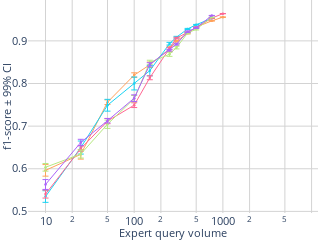

The notebook cell this image was saved under:
### Code cell
import plotly.graph_objects as go
from plotly.subplots import make_subplots
import numpy as np

import plotly.graph_objects as go
import plotly.express as px

dataset = 'MNISTbinary'

approaches = {
    #'EEneuralcbpside_v5': {'color': [255, 255, 0], 'label': 'EEneuralcbpside_v5'},  # Red
    'IneurAL (official)': {'color': [255, 161, 90], 'label':'IneurAL6'},                    # Yellow
    'IneurAL (less exploration)': {'color': [25, 211, 243], 'label':'IneurAL3'},                    # Cyan
    'Neuronal (official)': {'color': [255, 102, 146], 'label':'neuronal6'},                  # Magenta
    'Neuronal (less exploration)': {'color': [182, 232, 128], 'label':'neuronal3'},                   # Orange
    # 'Margin': {'color': [255, 151, 255], 'label':'margin'},
    # 'Cesa': {'color': [254, 203, 82], 'label':'cesa'},
    'Neural-CBP': {'color': [171, 99, 250], 'label': 'EEneuralcbpside_v6'},  # Red
}

thresholds = ['f1_10', 'f1_25', 'f1_50', 'f1_100', 'f1_150',
              'f1_250', 'f1_300', 'f1_400', 'f1_500', 'f1_750', 
              'f1_1000', 'f1_2500', 'f1_5000', 'f1_7500',]

# Create a subplot with 1 row and 2 columns
fig = make_subplots(rows=1, cols=1,) #subplot_titles=("f1-score", "# of labelled observations")

# Add your traces for the first figure to the first subplot
for approach in approaches.keys():
    # ... [your existing code for calculating mean_values, std_values, and color] ...
    mean_values = [] 
    std_values = []
    r,g,b = approaches[approach]['color']
    
    for threshold in thresholds:
        mean_value = df_mean[(df_mean['Dataset'] == dataset) & (df_mean['Approach'] == approach)][threshold].values[0]
        mean_values.append(mean_value)

        std_value = df_std[(df_std['Dataset'] == dataset) & (df_std['Approach'] == approach)][threshold].values[0]
        std_values.append( 2.575 * std_value / n_folds  )
        # std_values.append(  std_value)

    fig.add_trace(go.Scatter(
        x=[10, 25, 50, 100, 150, 250, 300, 400, 500, 750, 1000, 2500, 5000, 7500, 9000], 
        y=mean_values,
        error_y=dict(type='data', array=std_values, visible=True, thickness=1, width=3),
        line=dict(dash='solid', width=1, color='rgba({},{},{},1)'.format(r,g,b)),
        marker=dict(size=2.5),
        name=approach), 
        row=1, col=1)

# Add your traces for the second figure to the second subplot
# for approach in approaches.keys():
#     # ... [your existing code for calculating explo_value, upper, and color] ...
#     r,g,b = approaches[approach]['color']
#     explo_value = explo_final['MLP'][dataset][approach]
#     upper = explo_value + explo2_final['MLP'][dataset][approach]
#     xcoords = np.arange(0,horizon,1).tolist()

#     fig.add_trace(go.Scatter(
#         x=xcoords+xcoords[::-1], 
#         y=upper.tolist()+explo_value.tolist()[::-1],  
#         fill='toself',
#         fillcolor='rgba({},{},{},0.2)'.format(r,g,b),
#         line=dict(color='rgba({},{},{},1)'.format(r,g,b), width=0),
#         hoverinfo="skip"),
#         row=1, col=2)
    
#     fig.add_trace(go.Scatter(
#         x=xcoords, 
#         y=explo_value,
#         line=dict(dash='solid', width=2, color='rgba({},{},{},1)'.format(r,g,b)),
#         name=approach), 
#         row=1, col=2)

# Update layout and axes for the combined figure
siz = 12.5
fig.update_layout(
    width=220,  # Adjusted for two subplots
    height=180,
    plot_bgcolor='white',
    paper_bgcolor='white',
    margin=dict(l=0, r=0, t=0, b=0),
    showlegend=False
)

# Update xaxis and yaxis properties for each subplot
fig.update_xaxes(title_text="Expert query volume", row=1, col=1, gridcolor='lightgrey', tickmode='array', type="log", title_standoff=5, title_font=dict(size=siz-2), tickfont=dict(size=siz-2))
fig.update_yaxes(title_text="f1-score ± 99% CI",  row=1, col=1, gridcolor='lightgrey', #range=[0,1.05]
                 title_standoff=5, title_font=dict(size=siz-2), tickfont=dict(size=siz-2), tickvals=[0, 0.1, 0.2, 0.3, 0.4, 0.5, 0.6, 0.7, 0.8, 0.9, 1] )

# fig.update_xaxes(title_text="Round", row=1, col=2, gridcolor='lightgrey', tickmode='array', title_standoff=5, title_font=dict(size=siz-2), tickfont=dict(size=siz-2))
# fig.update_yaxes(title_text="# of labels ± 99% CI", range=[0,4.5], row=1, col=2, gridcolor='lightgrey',type="log", title_standoff=0, title_font=dict(size=siz-2), tickfont=dict(size=siz-2))

fig.show()

# Save the combined figure as a PDF
# fig.write_image("./figures/combined_{}_{}_{}.pdf".format(case, model, dataset))
# fig.write_image("./figures/tst.pdf".format(case, model, dataset))
# fig.write_image("./figures/f1_{}_{}_{}_cr.pdf".format(case, model, dataset))

### Figure 1 — Plotly figure (JSON) as saved in the notebook; plotly's stock layout.template omitted (floating-point values rounded to 4 significant figures)
{"data": [{"error_y": {"array": [0.01357, 0.01117, 0.005426, 0.0053, 0.006408, 0.006433, 0.001647, 0.001401, 0.0008765, 0.0006211, 0.0006061, null, null, null], "thickness": 1, "type": "data", "visible": true, "width": 3}, "line": {"color": "rgba(255,161,90,1)", "dash": "solid", "width": 1}, "marker": {"size": 2.5}, "name": "IneurAL (official)", "type": "scatter", "x": [10, 25, 50, 100, 150, 250, 300, 400, 500, 750, 1000, 2500, 5000, 7500, 9000], "xaxis": "x", "y": [0.5962, 0.6338, 0.7561, 0.8198, 0.8439, 0.8809, 0.8993, 0.9177, 0.9323, 0.9469, 0.9557, null, null, null], "yaxis": "y"}, {"error_y": {"array": [0.01362, 0.01532, 0.01384, 0.01518, 0.01222, 0.003113, 0.001934, 0.001313, 0.0007188, 0.0001239, null, null, null, null], "thickness": 1, "type": "data", "visible": true, "width": 3}, "line": {"color": "rgba(25,211,243,1)", "dash": "solid", "width": 1}, "marker": {"size": 2.5}, "name": "IneurAL (less exploration)", "type": "scatter", "x": [10, 25, 50, 100, 150, 250, 300, 400, 500, 750, 1000, 2500, 5000, 7500, 9000], "xaxis": "x", "y": [0.5348, 0.6497, 0.749, 0.8, 0.8301, 0.8934, 0.9087, 0.928, 0.9379, 0.9529, null, null, null, null], "yaxis": "y"}, {"error_y": {"array": [0.009348, 0.006288, 0.006138, 0.005604, 0.004631, 0.002495, 0.001921, 0.001199, 0.0008562, 0.000499, 0.0003125, null, null, null], "thickness": 1, "type": "data", "visible": true, "width": 3}, "line": {"color": "rgba(255,102,146,1)", "dash": "solid", "width": 1}, "marker": {"size": 2.5}, "name": "Neuronal (official)", "type": "scatter", "x": [10, 25, 50, 100, 150, 250, 300, 400, 500, 750, 1000, 2500, 5000, 7500, 9000], "xaxis": "x", "y": [0.5406, 0.6474, 0.7118, 0.7492, 0.8135, 0.8817, 0.9065, 0.92, 0.9311, 0.9533, 0.9639, null, null, null], "yaxis": "y"}, {"error_y": {"array": [0.008949, 0.009412, 0.009701, 0.007392, 0.005192, 0.004941, 0.003182, 0.001573, 0.001873, 0.0006175, null, null, null, null], "thickness": 1, "type": "data", "visible": true, "width": 3}, "line": {"color": "rgba(182,232,128,1)", "dash": "solid", "width": 1}, "marker": {"size": 2.5}, "name": "Neuronal (less exploration)", "type": "scatter", "x": [10, 25, 50, 100, 150, 250, 300, 400, 500, 750, 1000, 2500, 5000, 7500, 9000], "xaxis": "x", "y": [0.6034, 0.6345, 0.7045, 0.7645, 0.8494, 0.8686, 0.8843, 0.9184, 0.9274, 0.9552, null, null, null, null], "yaxis": "y"}, {"error_y": {"array": [0.01156, 0.007367, 0.005218, 0.007824, 0.004027, 0.002072, 0.002087, 0.001736, 0.001428, 0.0002996, null, null, null, null], "thickness": 1, "type": "data", "visible": true, "width": 3}, "line": {"color": "rgba(171,99,250,1)", "dash": "solid", "width": 1}, "marker": {"size": 2.5}, "name": "Neural-CBP", "type": "scatter", "x": [10, 25, 50, 100, 150, 250, 300, 400, 500, 750, 1000, 2500, 5000, 7500, 9000], "xaxis": "x", "y": [0.563, 0.6617, 0.7127, 0.7656, 0.8447, 0.8782, 0.8923, 0.9215, 0.9307, 0.9594, null, null, null, null], "yaxis": "y"}], "layout": {"height": 180, "margin": {"b": 0, "l": 0, "r": 0, "t": 0}, "paper_bgcolor": "white", "plot_bgcolor": "white", "showlegend": false, "width": 220, "xaxis": {"anchor": "y", "domain": [0, 1], "gridcolor": "lightgrey", "tickfont": {"size": 10.5}, "tickmode": "array", "title": {"font": {"size": 10.5}, "standoff": 5, "text": "Expert query volume"}, "type": "log"}, "yaxis": {"anchor": "x", "domain": [0, 1], "gridcolor": "lightgrey", "tickfont": {"size": 10.5}, "tickvals": [0, 0.1, 0.2, 0.3, 0.4, 0.5, 0.6, 0.7, 0.8, 0.9, 1], "title": {"font": {"size": 10.5}, "standoff": 5, "text": "f1-score ± 99% CI"}}}}
